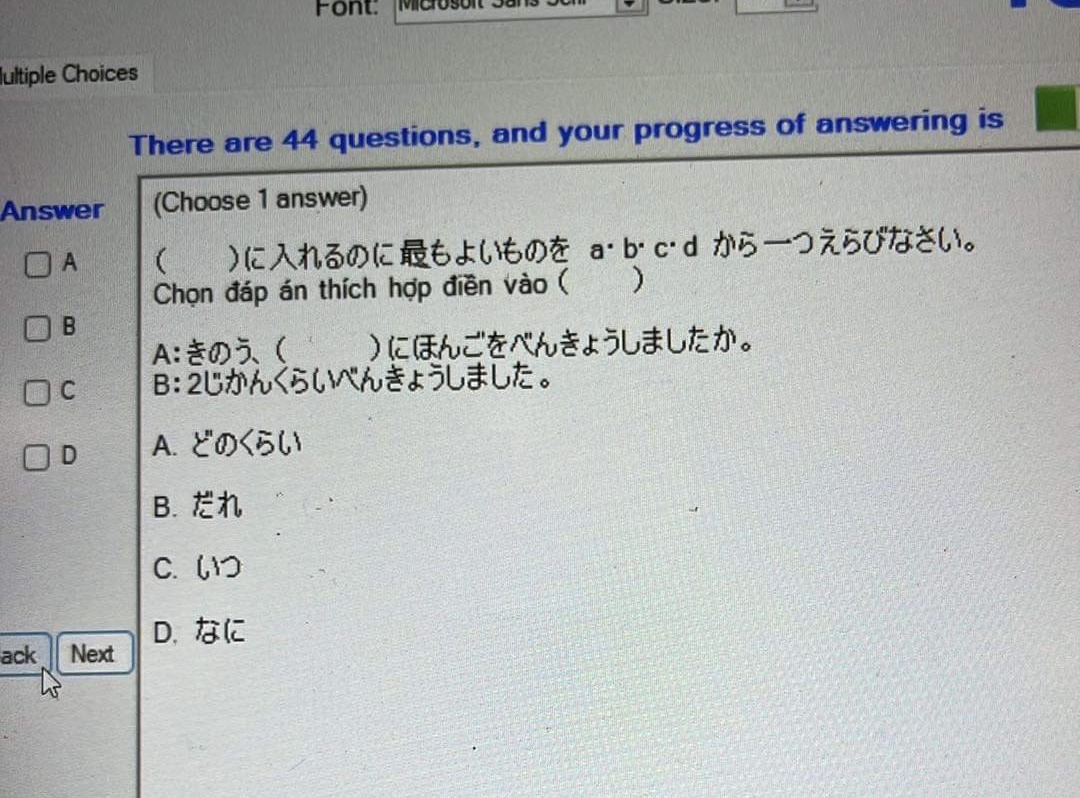
#> input picture jpd123/jpd123/Đề Midterm/05-06-2023/IMG_2667.JPG, 1080 x 798 px; its folder holds only this picture in this run
$ python -i Lab4_CPV.py   (imports and definitions only)   (older library calls are emulated)
#> lines starting #> are read from the running program, lines starting #| are printed output that depends on the picture; after the words box and inside, x2 and y2 are one past the last pixel; in counts of white or black regions, pixels touching at a corner belong together
#> further down, picture is the input picture: shape (798, 1080, 3); mean B, G, R 180.6, 181.6, 178.3
import cv2
import numpy as np
import matplotlib.pyplot as plt
from skimage.filters import gaussian
from skimage.segmentation import active_contour
import matplotlib.image as mi
from sklearn.cluster import KMeans
import tkinter as tk
from tkinter import filedialog
from PIL import Image, ImageTk

# [45 lines left out: functions snake_al, mean_shift, not called in this run]


def watershed(image):
    gray = cv2.cvtColor(image, cv2.COLOR_BGR2GRAY)

    gradient = cv2.Sobel(gray, cv2.CV_64F, 1, 1, ksize=5)
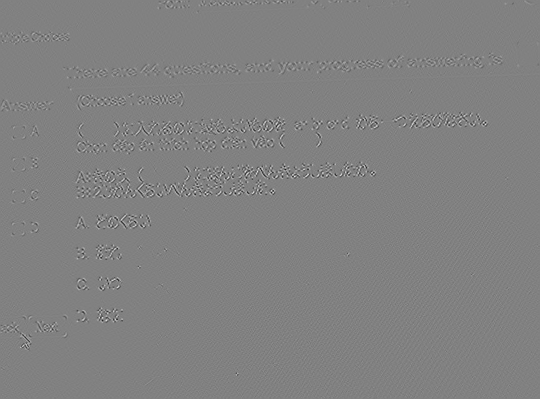
#> gradient: shape (798, 1080) float64 (shown at 1/2 size); min -2661, max 2591, mean 0; drawn with min black and max white
    gradient = np.uint8(np.absolute(gradient))
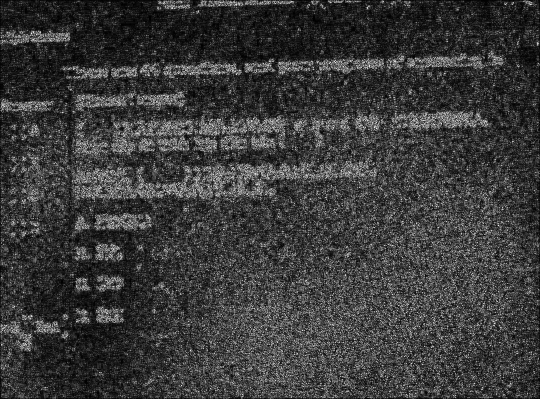
#> gradient: shape (798, 1080) (shown at 1/2 size); min 0, max 255, mean 58.7

    ret, markers = cv2.threshold(gradient, 0, 255, cv2.THRESH_BINARY | cv2.THRESH_OTSU)
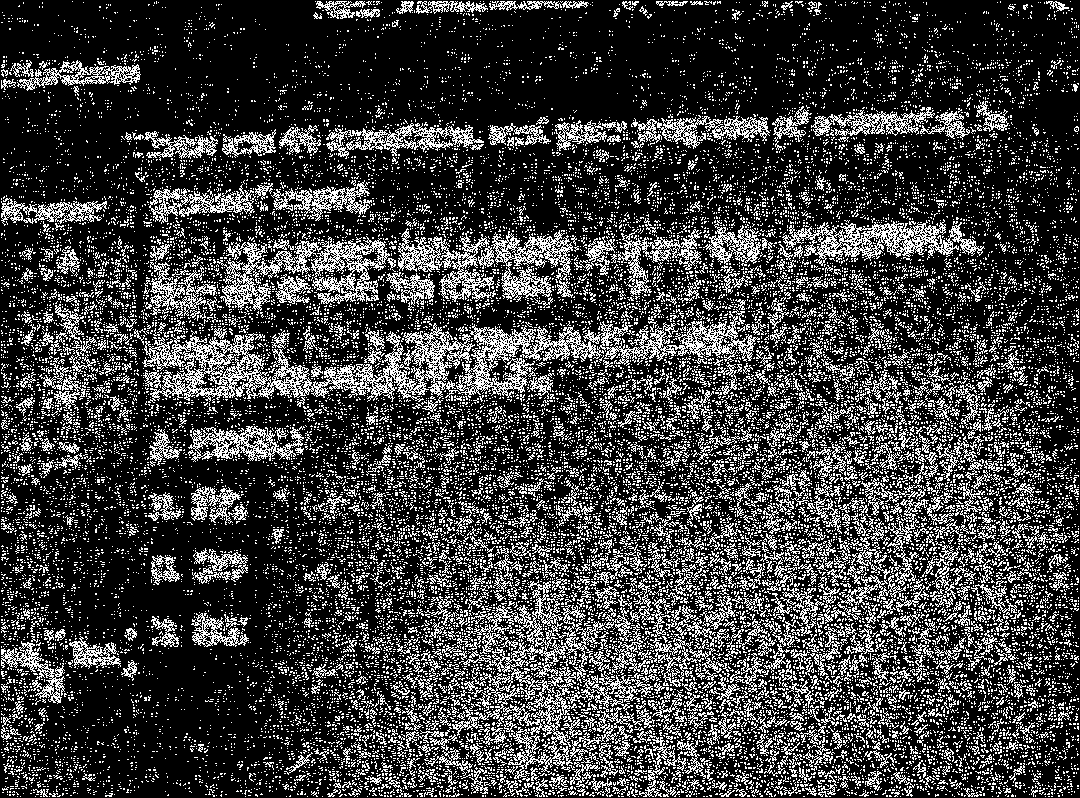
#> markers: shape (798, 1080); 24.3% white in thin lines or dots
#> ret = 84
    markers = cv2.connectedComponents(markers)[1]
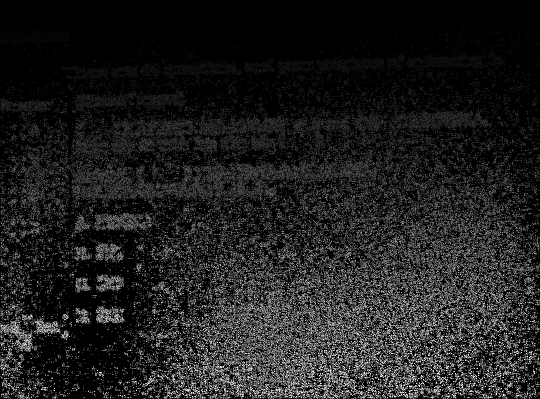
#> markers: shape (798, 1080) int32 (shown at 1/2 size); min 0, max 25412, mean 3104.8; drawn with min black and max white
    cv2.watershed(image, markers)
    image[markers == -1] = [0, 0, 255]
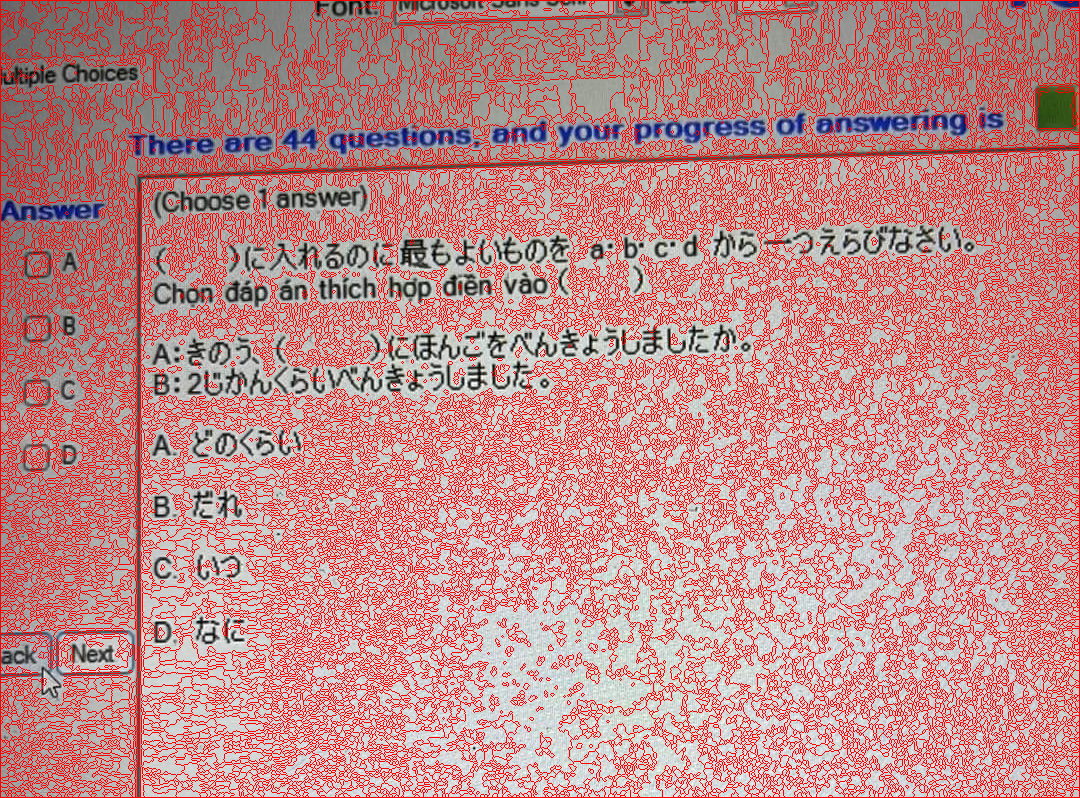
#> image: shape (798, 1080, 3); mean B, G, R 136.7, 137.3, 195.3
    cv2.imshow("Segmented Image", image)
    cv2.waitKey(0)
    cv2.destroyAllWindows()

# [28 lines left out: functions k_mean, cv2_to_tkinter, import_and_display_image, not called in this run]
# [2 lines not run here, left out]

original_image = None


# [1 line that did not run here, left out]
# [1 line not run here, left out]

# [3 lines that did not run here, left out]
# [1 line not run here, left out]

# [3 lines that did not run here, left out]
# [1 line not run here, left out]

# [3 lines that did not run here, left out]
# [1 line not run here, left out]
# [3 lines that did not run here, left out]
# [1 line not run here, left out]
# [3 lines that did not run here, left out]
# [1 line not run here, left out]

# [1 line that did not run here, left out]
# [2 lines not run here, left out]

>>> import cv2
>>> picture = cv2.imread('../jpd123/jpd123/Đề Midterm/05-06-2023/IMG_2667.JPG')
>>> result = watershed(picture)

$ run again, on jpd123/jpd123/Đề Midterm/05-06-2023/IMG_2673.JPG
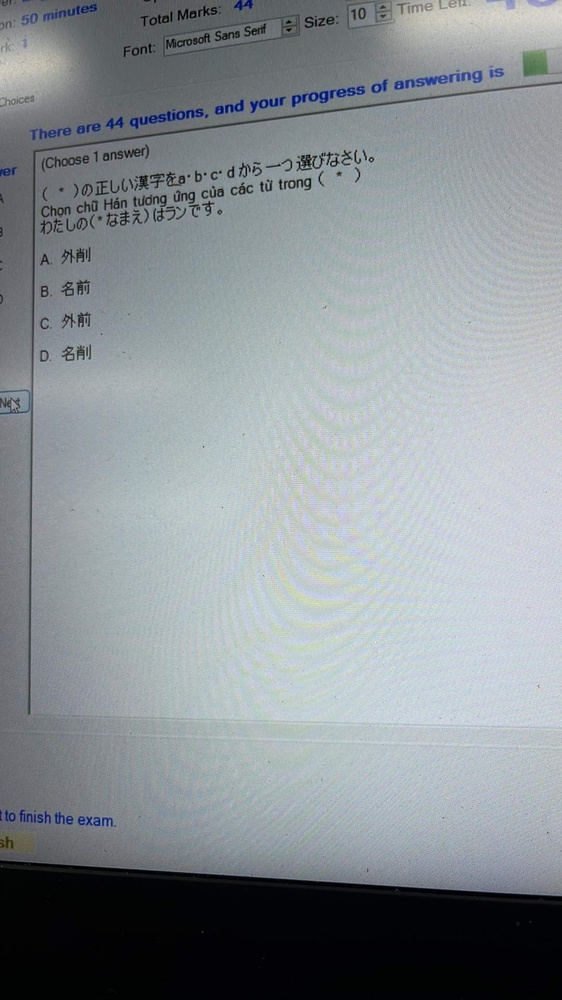
#> input picture jpd123/jpd123/Đề Midterm/05-06-2023/IMG_2673.JPG, 562 x 1000 px, shrunk from 1080 x 1920 before the run
#> picture is the input picture: shape (1000, 562, 3); mean B, G, R 149.3, 145.2, 138.5
#> in watershed, `ret, markers = cv2.threshold(gradient, 0, 255, cv2.THRESH_BINARY | cv2..`:
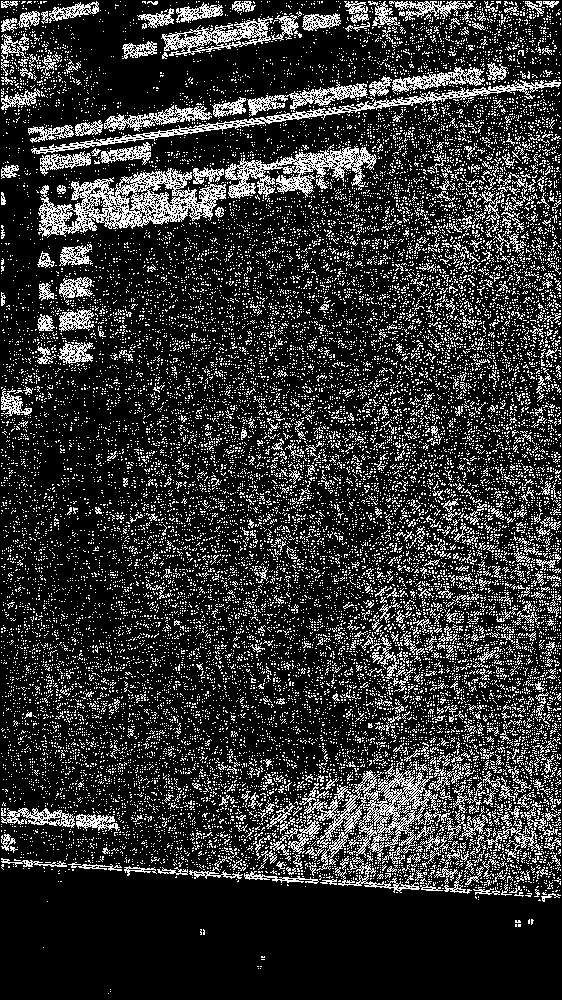
#> markers: shape (1000, 562); 19.6% white in thin lines or dots
#> ret = 61
#> in watershed, `image[markers == -1] = [0, 0, 255]`:
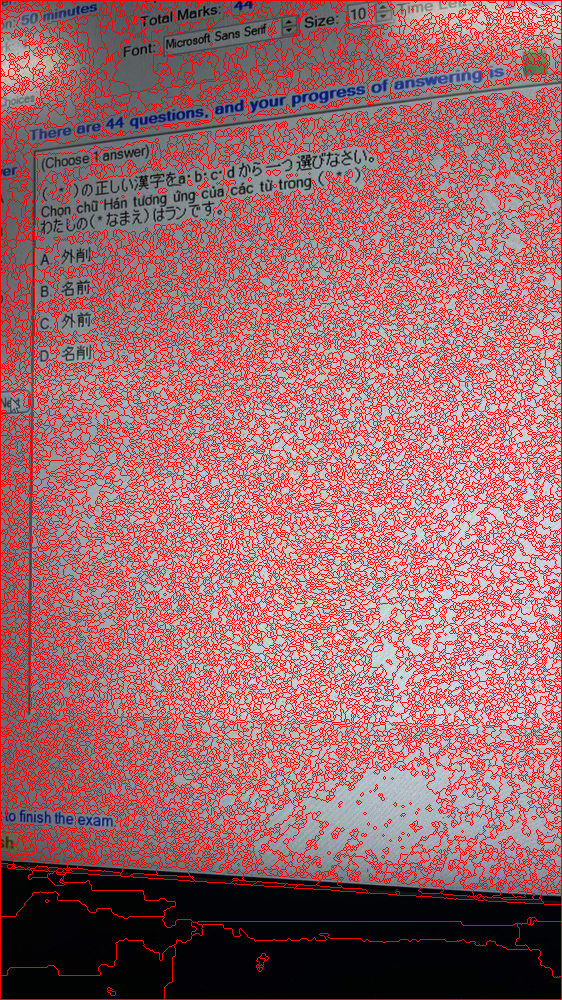
#> image: shape (1000, 562, 3); mean B, G, R 106.8, 103.5, 162.4

$ run again, on jpd123/jpd123/Đề Midterm/05-06-2023/IMG_2681.JPG
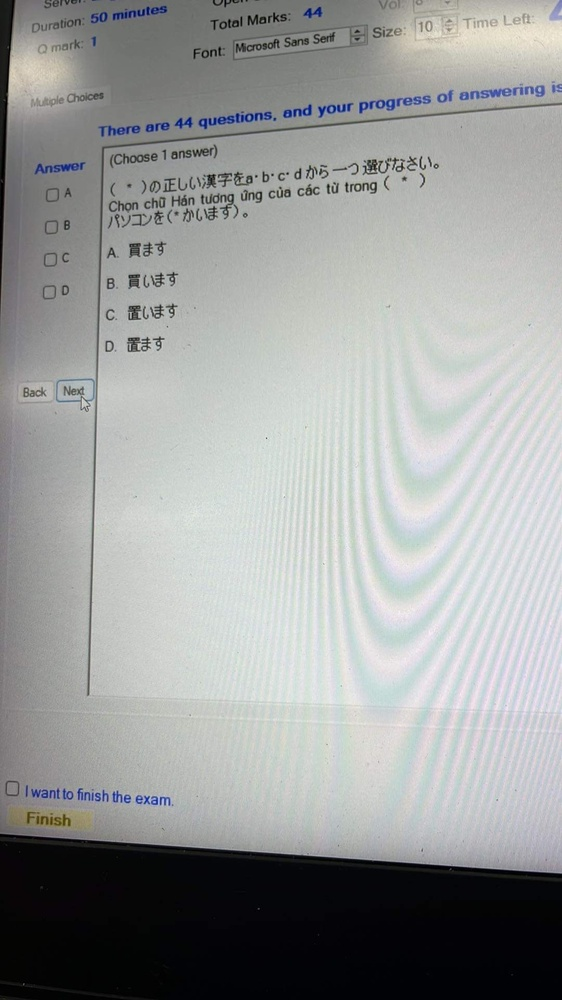
#> input picture jpd123/jpd123/Đề Midterm/05-06-2023/IMG_2681.JPG, 562 x 1000 px, shrunk from 1080 x 1920 before the run
#> picture is the input picture: shape (1000, 562, 3); mean B, G, R 155, 155.8, 153.8
#> in watershed, `ret, markers = cv2.threshold(gradient, 0, 255, cv2.THRESH_BINARY | cv2..`:
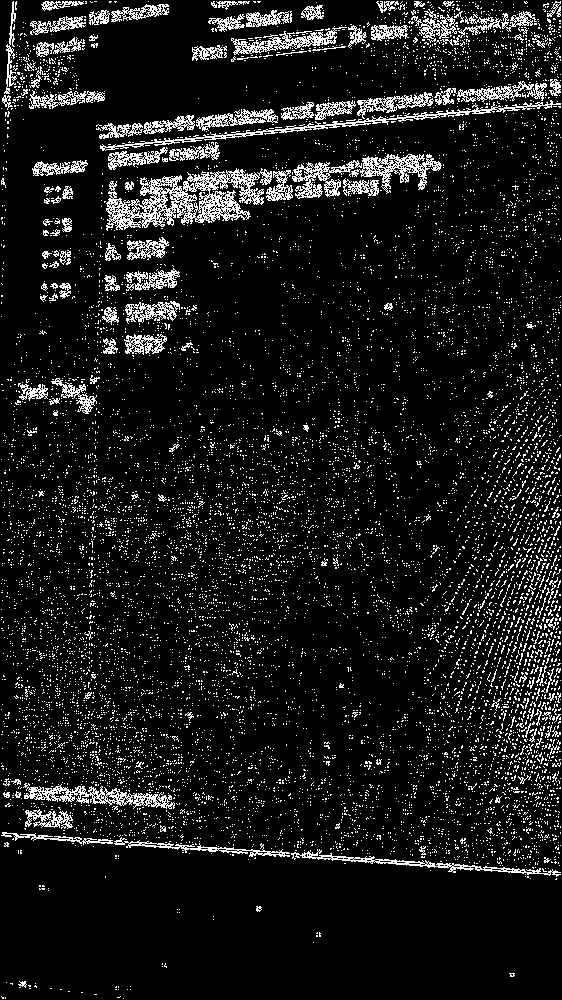
#> markers: shape (1000, 562); 9.5% white in thin lines or dots
#> ret = 71
#> in watershed, `image[markers == -1] = [0, 0, 255]`:
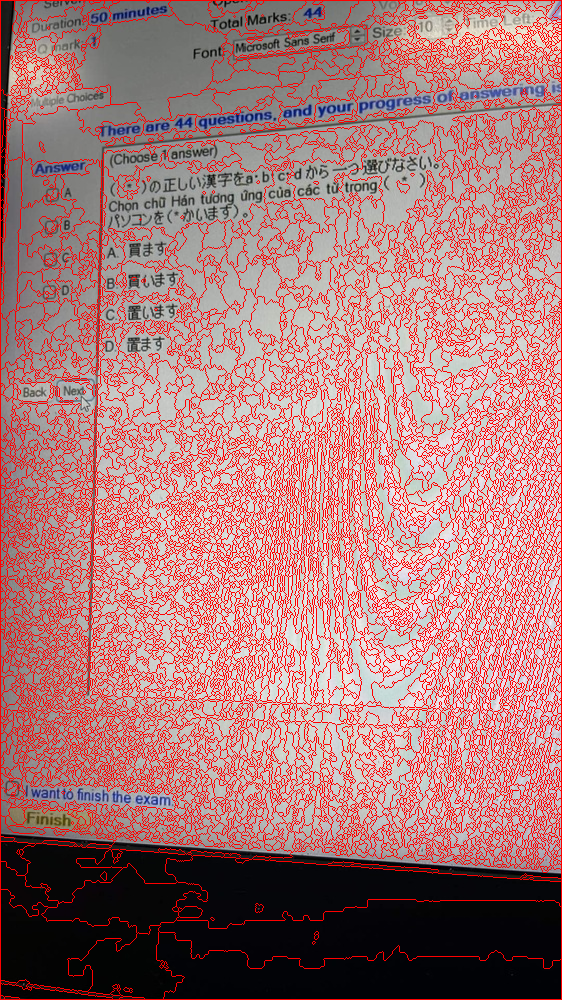
#> image: shape (1000, 562, 3); 19.14% of pixels changed, all inside (x1, y1, x2, y2) = (0, 0, 562, 1000)
